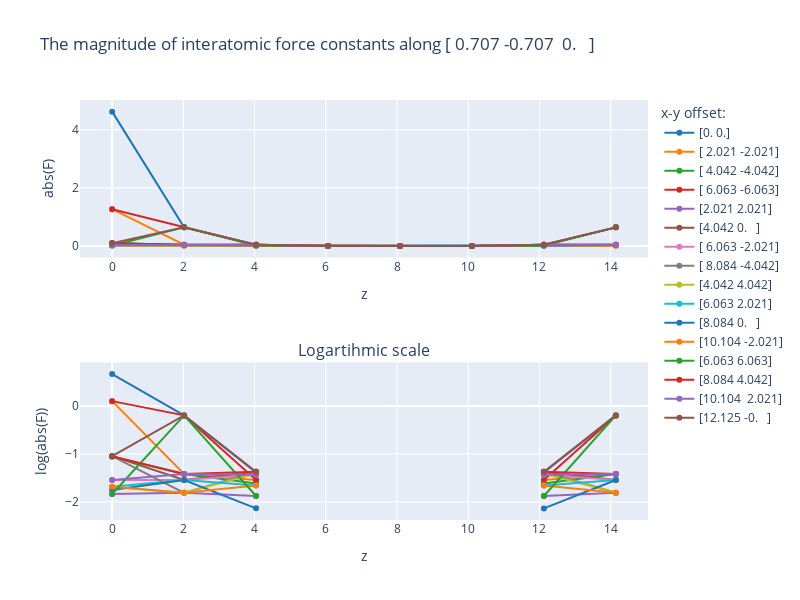

This figure's notebook cell:
### Code cell
direction = [1,-1,0]
fig = plot_ifc(phonons_trunk, 0, direction)
fig.show()

### Figure 1 — Plotly figure (JSON) as saved in the notebook; plotly's stock layout.template omitted (floating-point values rounded to 4 significant figures)
{"data": [{"legendgroup": "group1", "line": {"color": "rgb(31, 119, 180)", "width": 2}, "name": "[0. 0.]", "type": "scatter", "x": [0, 2.021, 4.042, 6.063, 8.084, 10.1, 12.13, 14.15], "xaxis": "x", "y": [4.625, 0.6374, 0.04097, 0, 0, 0, 0.04097, 0.6374], "yaxis": "y"}, {"legendgroup": "group1", "line": {"color": "rgb(31, 119, 180)", "width": 2}, "name": "[0. 0.]", "showlegend": false, "type": "scatter", "x": [0, 2.021, 4.042, 6.063, 8.084, 10.1, 12.13, 14.15], "xaxis": "x2", "y": [0.6651, -0.1956, -1.388, null, null, null, -1.388, -0.1956], "yaxis": "y2"}, {"legendgroup": "group1", "line": {"color": "rgb(255, 127, 14)", "width": 2}, "name": "[ 2.021 -2.021]", "type": "scatter", "x": [0, 2.021, 4.042, 6.063, 8.084, 10.1, 12.13, 14.15], "xaxis": "x", "y": [1.264, 0.03827, 0.02852, 0, 0, 0, 0.02852, 0.03828], "yaxis": "y"}, {"legendgroup": "group1", "line": {"color": "rgb(255, 127, 14)", "width": 2}, "name": "[ 2.021 -2.021]", "showlegend": false, "type": "scatter", "x": [0, 2.021, 4.042, 6.063, 8.084, 10.1, 12.13, 14.15], "xaxis": "x2", "y": [0.1017, -1.417, -1.545, null, null, null, -1.545, -1.417], "yaxis": "y2"}, {"legendgroup": "group1", "line": {"color": "rgb(44, 160, 44)", "width": 2}, "name": "[ 4.042 -4.042]", "type": "scatter", "x": [0, 2.021, 4.042, 6.063, 8.084, 10.1, 12.13, 14.15], "xaxis": "x", "y": [0.0873, 0.03827, 0.02412, 0, 0, 0, 0.02412, 0.03827], "yaxis": "y"}, {"legendgroup": "group1", "line": {"color": "rgb(44, 160, 44)", "width": 2}, "name": "[ 4.042 -4.042]", "showlegend": false, "type": "scatter", "x": [0, 2.021, 4.042, 6.063, 8.084, 10.1, 12.13, 14.15], "xaxis": "x2", "y": [-1.059, -1.417, -1.618, null, null, null, -1.618, -1.417], "yaxis": "y2"}, {"legendgroup": "group1", "line": {"color": "rgb(214, 39, 40)", "width": 2}, "name": "[ 6.063 -6.063]", "type": "scatter", "x": [0, 2.021, 4.042, 6.063, 8.084, 10.1, 12.13, 14.15], "xaxis": "x", "y": [1.264, 0.6374, 0.02852, 0, 0, 0, 0.02852, 0.6374], "yaxis": "y"}, {"legendgroup": "group1", "line": {"color": "rgb(214, 39, 40)", "width": 2}, "name": "[ 6.063 -6.063]", "showlegend": false, "type": "scatter", "x": [0, 2.021, 4.042, 6.063, 8.084, 10.1, 12.13, 14.15], "xaxis": "x2", "y": [0.1017, -0.1956, -1.545, null, null, null, -1.545, -0.1956], "yaxis": "y2"}, {"legendgroup": "group1", "line": {"color": "rgb(148, 103, 189)", "width": 2}, "name": "[2.021 2.021]", "type": "scatter", "x": [0, 2.021, 4.042, 6.063, 8.084, 10.1, 12.13, 14.15], "xaxis": "x", "y": [0.01463, 0.01546, 0.01326, 0, 0, 0, 0.01326, 0.01546], "yaxis": "y"}, {"legendgroup": "group1", "line": {"color": "rgb(148, 103, 189)", "width": 2}, "name": "[2.021 2.021]", "showlegend": false, "type": "scatter", "x": [0, 2.021, 4.042, 6.063, 8.084, 10.1, 12.13, 14.15], "xaxis": "x2", "y": [-1.835, -1.811, -1.877, null, null, null, -1.877, -1.811], "yaxis": "y2"}, {"legendgroup": "group1", "line": {"color": "rgb(140, 86, 75)", "width": 2}, "name": "[4.042 0.   ]", "type": "scatter", "x": [0, 2.021, 4.042, 6.063, 8.084, 10.1, 12.13, 14.15], "xaxis": "x", "y": [0.08998, 0.02857, 0.04261, 0, 0, 0, 0.04261, 0.02857], "yaxis": "y"}, {"legendgroup": "group1", "line": {"color": "rgb(140, 86, 75)", "width": 2}, "name": "[4.042 0.   ]", "showlegend": false, "type": "scatter", "x": [0, 2.021, 4.042, 6.063, 8.084, 10.1, 12.13, 14.15], "xaxis": "x2", "y": [-1.046, -1.544, -1.371, null, null, null, -1.371, -1.544], "yaxis": "y2"}, {"legendgroup": "group1", "line": {"color": "rgb(227, 119, 194)", "width": 2}, "name": "[ 6.063 -2.021]", "type": "scatter", "x": [0, 2.021, 4.042, 6.063, 8.084, 10.1, 12.13, 14.15], "xaxis": "x", "y": [0.02873, 0.02858, 0.03675, 0, 0, 0, 0.03675, 0.02858], "yaxis": "y"}, {"legendgroup": "group1", "line": {"color": "rgb(227, 119, 194)", "width": 2}, "name": "[ 6.063 -2.021]", "showlegend": false, "type": "scatter", "x": [0, 2.021, 4.042, 6.063, 8.084, 10.1, 12.13, 14.15], "xaxis": "x2", "y": [-1.542, -1.544, -1.435, null, null, null, -1.435, -1.544], "yaxis": "y2"}, {"legendgroup": "group1", "line": {"color": "rgb(127, 127, 127)", "width": 2}, "name": "[ 8.084 -4.042]", "type": "scatter", "x": [0, 2.021, 4.042, 6.063, 8.084, 10.1, 12.13, 14.15], "xaxis": "x", "y": [0.08998, 0.01546, 0.04261, 0, 0, 0, 0.04261, 0.01547], "yaxis": "y"}, {"legendgroup": "group1", "line": {"color": "rgb(127, 127, 127)", "width": 2}, "name": "[ 8.084 -4.042]", "showlegend": false, "type": "scatter", "x": [0, 2.021, 4.042, 6.063, 8.084, 10.1, 12.13, 14.15], "xaxis": "x2", "y": [-1.046, -1.811, -1.371, null, null, null, -1.371, -1.811], "yaxis": "y2"}, {"legendgroup": "group1", "line": {"color": "rgb(188, 189, 34)", "width": 2}, "name": "[4.042 4.042]", "type": "scatter", "x": [0, 2.021, 4.042, 6.063, 8.084, 10.1, 12.13, 14.15], "xaxis": "x", "y": [0.02053, 0.01546, 0.03928, 0, 0, 0, 0.03928, 0.01546], "yaxis": "y"}, {"legendgroup": "group1", "line": {"color": "rgb(188, 189, 34)", "width": 2}, "name": "[4.042 4.042]", "showlegend": false, "type": "scatter", "x": [0, 2.021, 4.042, 6.063, 8.084, 10.1, 12.13, 14.15], "xaxis": "x2", "y": [-1.688, -1.811, -1.406, null, null, null, -1.406, -1.811], "yaxis": "y2"}, {"legendgroup": "group1", "line": {"color": "rgb(23, 190, 207)", "width": 2}, "name": "[6.063 2.021]", "type": "scatter", "x": [0, 2.021, 4.042, 6.063, 8.084, 10.1, 12.13, 14.15], "xaxis": "x", "y": [0.02075, 0.02857, 0.022, 0, 0, 0, 0.022, 0.02857], "yaxis": "y"}, {"legendgroup": "group1", "line": {"color": "rgb(23, 190, 207)", "width": 2}, "name": "[6.063 2.021]", "showlegend": false, "type": "scatter", "x": [0, 2.021, 4.042, 6.063, 8.084, 10.1, 12.13, 14.15], "xaxis": "x2", "y": [-1.683, -1.544, -1.658, null, null, null, -1.658, -1.544], "yaxis": "y2"}, {"legendgroup": "group1", "line": {"color": "rgb(31, 119, 180)", "width": 2}, "name": "[8.084 0.   ]", "type": "scatter", "x": [0, 2.021, 4.042, 6.063, 8.084, 10.1, 12.13, 14.15], "xaxis": "x", "y": [0.01773, 0.02857, 0.007333, 0, 0, 0, 0.007333, 0.02857], "yaxis": "y"}, {"legendgroup": "group1", "line": {"color": "rgb(31, 119, 180)", "width": 2}, "name": "[8.084 0.   ]", "showlegend": false, "type": "scatter", "x": [0, 2.021, 4.042, 6.063, 8.084, 10.1, 12.13, 14.15], "xaxis": "x2", "y": [-1.751, -1.544, -2.135, null, null, null, -2.135, -1.544], "yaxis": "y2"}, {"legendgroup": "group1", "line": {"color": "rgb(255, 127, 14)", "width": 2}, "name": "[10.104 -2.021]", "type": "scatter", "x": [0, 2.021, 4.042, 6.063, 8.084, 10.1, 12.13, 14.15], "xaxis": "x", "y": [0.02075, 0.01546, 0.022, 0, 0, 0, 0.022, 0.01546], "yaxis": "y"}, {"legendgroup": "group1", "line": {"color": "rgb(255, 127, 14)", "width": 2}, "name": "[10.104 -2.021]", "showlegend": false, "type": "scatter", "x": [0, 2.021, 4.042, 6.063, 8.084, 10.1, 12.13, 14.15], "xaxis": "x2", "y": [-1.683, -1.811, -1.658, null, null, null, -1.658, -1.811], "yaxis": "y2"}, {"legendgroup": "group1", "line": {"color": "rgb(44, 160, 44)", "width": 2}, "name": "[6.063 6.063]", "type": "scatter", "x": [0, 2.021, 4.042, 6.063, 8.084, 10.1, 12.13, 14.15], "xaxis": "x", "y": [0.01463, 0.6374, 0.01326, 0, 0, 0, 0.01326, 0.6374], "yaxis": "y"}, {"legendgroup": "group1", "line": {"color": "rgb(44, 160, 44)", "width": 2}, "name": "[6.063 6.063]", "showlegend": false, "type": "scatter", "x": [0, 2.021, 4.042, 6.063, 8.084, 10.1, 12.13, 14.15], "xaxis": "x2", "y": [-1.835, -0.1956, -1.877, null, null, null, -1.877, -0.1956], "yaxis": "y2"}, {"legendgroup": "group1", "line": {"color": "rgb(214, 39, 40)", "width": 2}, "name": "[8.084 4.042]", "type": "scatter", "x": [0, 2.021, 4.042, 6.063, 8.084, 10.1, 12.13, 14.15], "xaxis": "x", "y": [0.08998, 0.03828, 0.04261, 0, 0, 0, 0.04261, 0.03828], "yaxis": "y"}, {"legendgroup": "group1", "line": {"color": "rgb(214, 39, 40)", "width": 2}, "name": "[8.084 4.042]", "showlegend": false, "type": "scatter", "x": [0, 2.021, 4.042, 6.063, 8.084, 10.1, 12.13, 14.15], "xaxis": "x2", "y": [-1.046, -1.417, -1.371, null, null, null, -1.371, -1.417], "yaxis": "y2"}, {"legendgroup": "group1", "line": {"color": "rgb(148, 103, 189)", "width": 2}, "name": "[10.104  2.021]", "type": "scatter", "x": [0, 2.021, 4.042, 6.063, 8.084, 10.1, 12.13, 14.15], "xaxis": "x", "y": [0.02873, 0.03827, 0.03675, 0, 0, 0, 0.03675, 0.03828], "yaxis": "y"}, {"legendgroup": "group1", "line": {"color": "rgb(148, 103, 189)", "width": 2}, "name": "[10.104  2.021]", "showlegend": false, "type": "scatter", "x": [0, 2.021, 4.042, 6.063, 8.084, 10.1, 12.13, 14.15], "xaxis": "x2", "y": [-1.542, -1.417, -1.435, null, null, null, -1.435, -1.417], "yaxis": "y2"}, {"legendgroup": "group1", "line": {"color": "rgb(140, 86, 75)", "width": 2}, "name": "[12.125 -0.   ]", "type": "scatter", "x": [0, 2.021, 4.042, 6.063, 8.084, 10.1, 12.13, 14.15], "xaxis": "x", "y": [0.08998, 0.6374, 0.04261, 0, 0, 0, 0.04261, 0.6374], "yaxis": "y"}, {"legendgroup": "group1", "line": {"color": "rgb(140, 86, 75)", "width": 2}, "name": "[12.125 -0.   ]", "showlegend": false, "type": "scatter", "x": [0, 2.021, 4.042, 6.063, 8.084, 10.1, 12.13, 14.15], "xaxis": "x2", "y": [-1.046, -0.1956, -1.371, null, null, null, -1.371, -0.1956], "yaxis": "y2"}], "layout": {"annotations": [{"font": {"size": 16}, "showarrow": false, "text": "Logartihmic scale", "x": 0.5, "xanchor": "center", "xref": "paper", "y": 0.375, "yanchor": "bottom", "yref": "paper"}], "height": 600, "legend": {"title": {"text": "x-y offset:"}}, "title": {"text": "The magnitude of interatomic force constants along [ 0.707 -0.707  0.   ]"}, "width": 800, "xaxis": {"anchor": "y", "domain": [0, 1], "title": {"text": "z"}}, "xaxis2": {"anchor": "y2", "domain": [0, 1], "title": {"text": "z"}}, "yaxis": {"anchor": "x", "domain": [0.625, 1], "title": {"text": "abs(F)"}}, "yaxis2": {"anchor": "x2", "domain": [0, 0.375], "title": {"text": "log(abs(F))"}}}}
